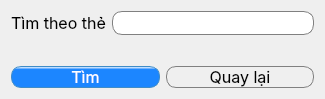
<?xml version="1.0" encoding="UTF-8"?>
<ui version="4.0">
 <class>Dialog</class>
 <widget class="QDialog" name="Dialog">
  <property name="windowModality">
   <enum>Qt::WindowModal</enum>
  </property>
  <property name="geometry">
   <rect>
    <x>0</x>
    <y>0</y>
    <width>325</width>
    <height>90</height>
   </rect>
  </property>
  <property name="font">
   <font>
    <family>SF Pro Display</family>
    <pointsize>12</pointsize>
    <weight>50</weight>
    <bold>false</bold>
   </font>
  </property>
  <property name="windowTitle">
   <string>Tìm theo thẻ</string>
  </property>
  <property name="windowIcon">
   <iconset resource="../../resource.qrc">
    <normaloff>:/resource/memento.ico</normaloff>:/resource/memento.ico</iconset>
  </property>
  <property name="modal">
   <bool>true</bool>
  </property>
  <layout class="QVBoxLayout" name="verticalLayout">
   <item>
    <layout class="QHBoxLayout" name="horizontalLayout_2">
     <item>
      <widget class="QLabel" name="label">
       <property name="layoutDirection">
        <enum>Qt::RightToLeft</enum>
       </property>
       <property name="text">
        <string>Tìm theo thẻ</string>
       </property>
       <property name="alignment">
        <set>Qt::AlignCenter</set>
       </property>
      </widget>
     </item>
     <item>
      <widget class="QLineEdit" name="text_tag">
       <property name="styleSheet">
        <string notr="true">QLineEdit{
border-radius:10px;
border:1px solid gray;
padding: 0 8px;
}

QLineEdit:focus
{
    border: 1px solid #006080;
}</string>
       </property>
      </widget>
     </item>
    </layout>
   </item>
   <item>
    <widget class="QLabel" name="label_bottom">
     <property name="text">
      <string/>
     </property>
     <property name="alignment">
      <set>Qt::AlignCenter</set>
     </property>
    </widget>
   </item>
   <item>
    <layout class="QHBoxLayout" name="horizontalLayout">
     <item>
      <widget class="QPushButton" name="button_find">
       <property name="styleSheet">
        <string notr="true">QPushButton{border-radius:10px;
border:1px solid #3f8cc8;
padding: 0 8px;
color: rgb(255, 255, 255);
background-color: qlineargradient(spread:pad, x1:0.494, y1:0.989, x2:0.494, y2:0.011, stop:0.863158 rgba(23, 132, 255, 250), stop:1 rgba(255, 255, 255, 255));
}
QPushButton:focus{
border: 1px solid rgb(0, 255, 255);
}
QPushButton:disabled{
background-color: rgb(195, 203, 218);
border:1px solid rgb(195, 203, 218);
}</string>
       </property>
       <property name="text">
        <string>Tìm</string>
       </property>
      </widget>
     </item>
     <item>
      <widget class="QPushButton" name="button_back">
       <property name="styleSheet">
        <string notr="true">QPushButton{border-radius:10px;
border:1px solid gray;
padding: 0 8px;
background-color: qlineargradient(x1: 0, y1: 0, x2: 0, y2: 1,
                                      stop: 0 #f6f7fa, stop: 1 #dadbde);
}

QPushButton:focus{
border: 1px solid #006080;
}</string>
       </property>
       <property name="text">
        <string>Quay lại</string>
       </property>
      </widget>
     </item>
    </layout>
   </item>
  </layout>
 </widget>
 <tabstops>
  <tabstop>text_tag</tabstop>
  <tabstop>button_find</tabstop>
  <tabstop>button_back</tabstop>
 </tabstops>
 <resources>
  <include location="../../resource.qrc"/>
 </resources>
 <connections/>
</ui>
